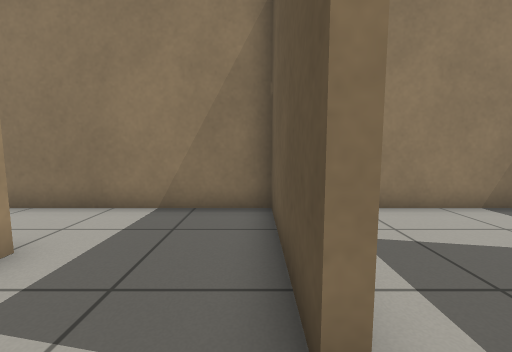
View 1 (above)

16 first-person views from a walk through a robot-simulator world made for Gazebo. The camera is 0.72 m above the floor, tilts 6° down and sees 90° across. The floor is counted in squares, 0.5 m on a side. Each view is taken from the middle of a square. On the plan, view 1 faces up. The plan holds only what a view shows up to about 13 squares ahead; the rest is blank.

View 2
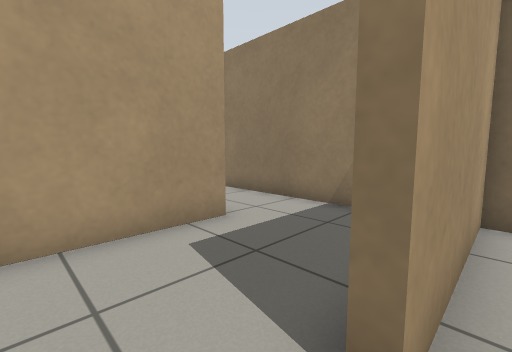

View 3
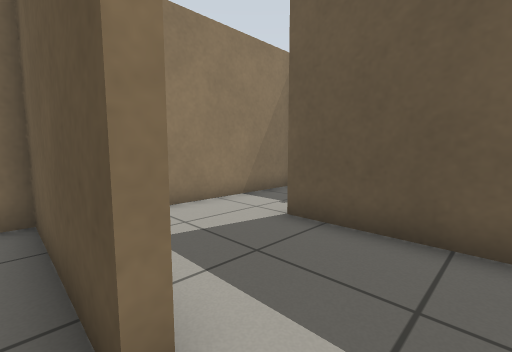

View 4
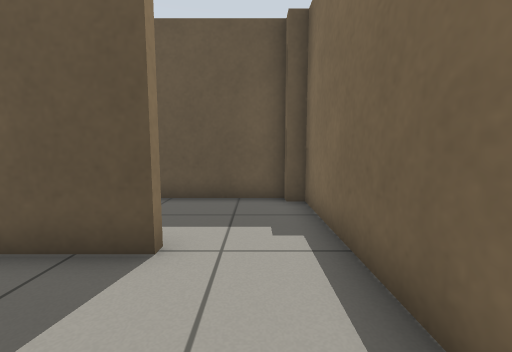

View 5
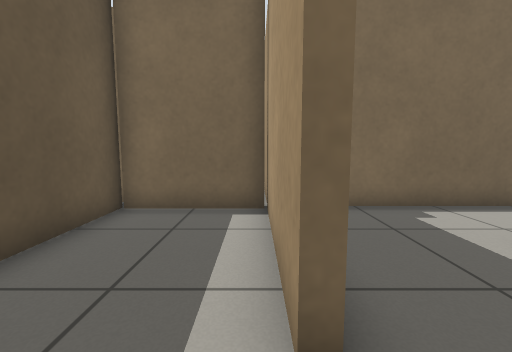

View 6
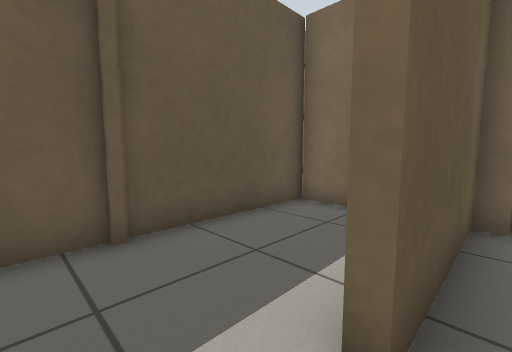

View 7
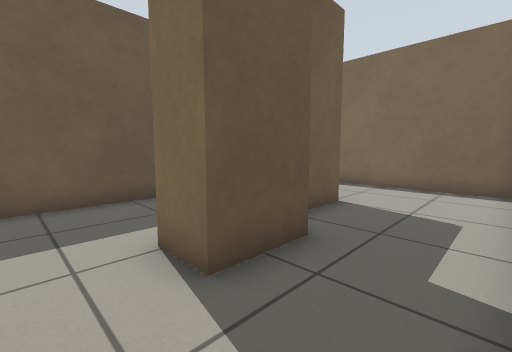

View 8
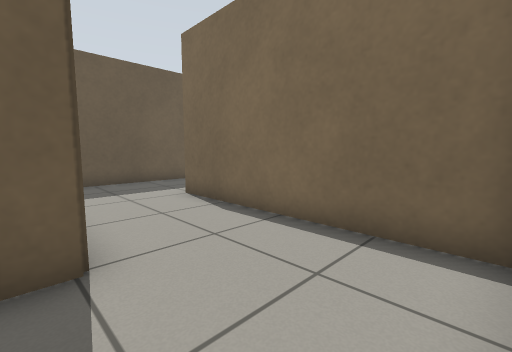

View 9
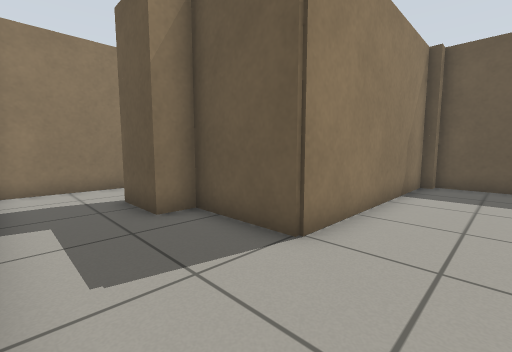

View 10
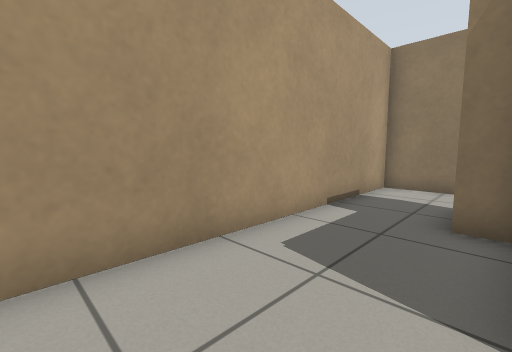

View 11
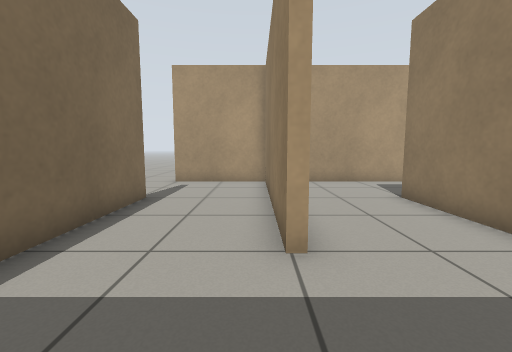

View 12
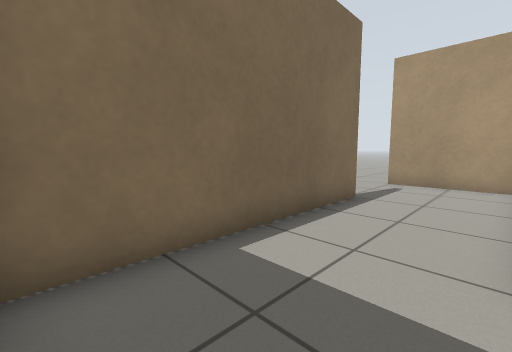

View 13
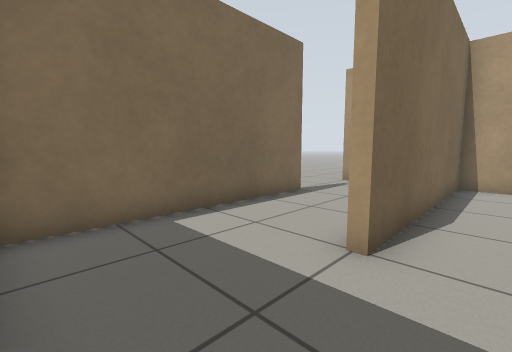

View 14
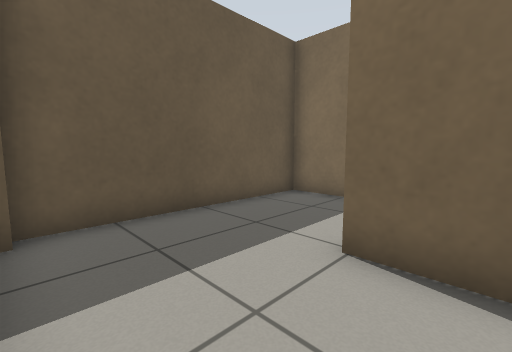

View 15
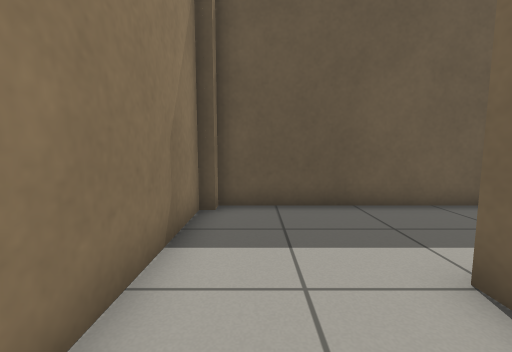

View 16
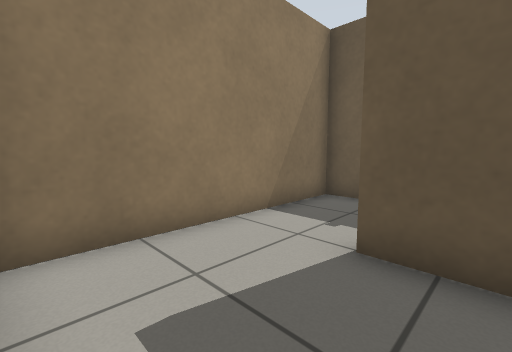

### Floor plan
Points are (right, up) in squares from view 1. A wall is a line through its corners. A room is listed if a view was taken in it or the views show most of it. See-through windows are left out.
Room 1 (views 1, 3, 4)
walls: (-3.4, 1.4) (-3.4, -0.1); (-1.8, -1.4) (0.4, -1.4)
ways out: opening at (0, 0.5) to room 2; opening at (-2, 2.5) to room 7
Room 2 (view 2)
walls: (0.4, -1.4) (3.9, -1.4); (4.4, -0.8) (4.4, 1.6)
ways out: opening at (0, 0.5) to room 1; opening at (2, 2.5) to room 4
Room 3 (view 5)
walls: (4.7, 3.5) (4.7, -1.1) (8.3, -1.1) (8.3, 6.1) (4.4, 6.1)
ways out: opening at (4, 4.5) to room 4
Room 4 (views 6, 16)
walls: (4.4, 6.1) (0.7, 6.1) (0.7, 1.4); (4.4, 1.6) (4.4, 3.5)
ways out: opening at (2, 2.5) to room 2; opening at (4, 4.5) to room 3
Room 5 (views 7, 8, 9, 10, 13, 14, 15)
walls: (4.4, -5.4) (4.4, -2) (3.9, -2) (3.9, -1.7) (-3.7, -1.7) (-3.7, 1.4) (-4.7, 1.4) (-4.7, 3.4); (-4.6, 6.1) (-7.3, 6.1) (-7.3, -5.3) (0.6, -5.3)
ways out: opening at (2.5, -5) to room 6; opening at (-4, 4.5) to room 7
Room 6 (views 11, 12)
walls: (-3.6, -9.3) (4.4, -9.3) (4.4, -5.4); (0.6, -5.6) (-6.8, -5.6); (-7.3, -5.5) (-7.3, -8.4)
ways out: opening at (2.5, -5) to room 5; opening at (-5.5, -9)
Room 7 (no view inside)
walls: (-4.7, 3.4) (-3.4, 3.4) (-3.4, 1.4); (0.4, 1.4) (0.4, 6.1) (-4.6, 6.1)
ways out: opening at (-2, 2.5) to room 1; opening at (-4, 4.5) to room 5

Positions as (right, up) in squares from view 1, and headings:
1: (0, 0), facing up
2: (1, 0), facing up-left
3: (0, 0), facing up-right
4: (-3, 0), facing right
5: (5, 5), facing down
6: (4, 5), facing down-right
7: (-7, 5), facing down-right
8: (-7, -1), facing down-right
9: (-7, -4), facing up-right
10: (-4, -4), facing up-left
11: (4, -6), facing left
12: (4, -6), facing down-left
13: (4, -4), facing down-left
14: (-1, -2), facing down-right
15: (-2, -3), facing right
16: (1, 2), facing up-right
